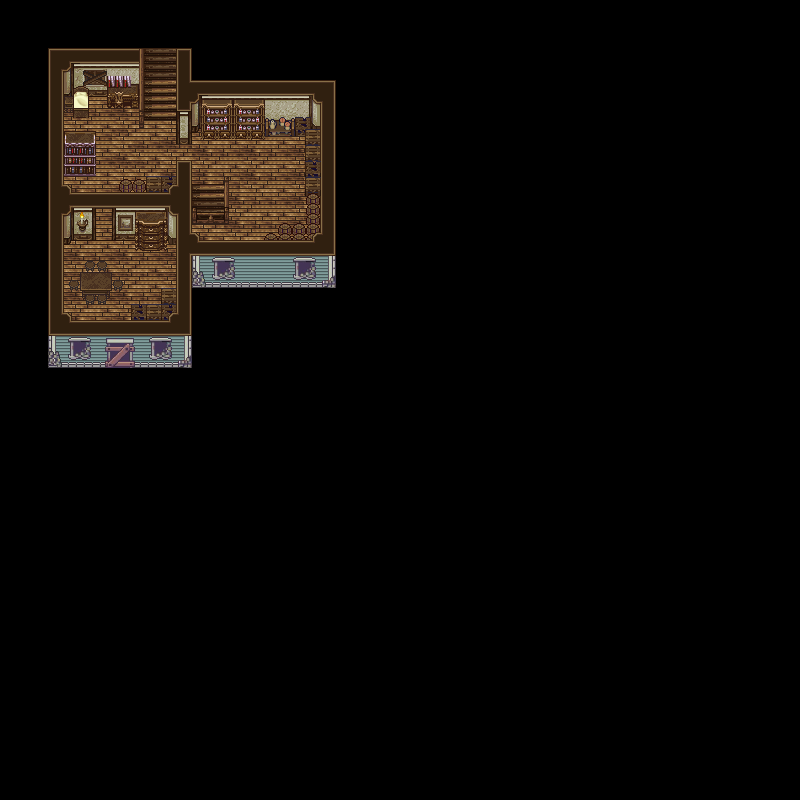

The image is a tile-based game level rendered from a .tmx file. Its description and source (layers, tilesets, objects; grid data summarised) follow:
An orthogonal 50x50 tile map with 16x16 px tiles, 3 tile layers (Vrstva dlaždic 1, Vrstva dlaždic 2, Vrstva dlaždic 3), 3 tilesets.

<map version="1.0" tiledversion="1.1.6" orientation="orthogonal" renderorder="right-down" width="50" height="50" tilewidth="16" tileheight="16" infinite="0" nextobjectid="1">
 <tileset firstgid="1" name="chrop-itm" tilewidth="16" tileheight="16" tilecount="2500" columns="50">
  <image source="chrop-itm.png" width="800" height="800" />
 </tileset>
 <tileset firstgid="2501" name="chyse-inner" tilewidth="16" tileheight="16" tilecount="3600" columns="60">
  <image source="chyse-inner.png" width="960" height="960" />
 </tileset>
 <tileset firstgid="6101" name="ch-chyse-p" tilewidth="16" tileheight="16" tilecount="2500" columns="50">
  <image source="ch-chyse-p.png" width="800" height="800" />
 </tileset>
 <layer name="Vrstva dlaždic 1" width="50" height="50">
  <data>[2500 cells, 235 non-empty, 173 distinct tile ids]</data>
 </layer>
 <layer name="Vrstva dlaždic 2" width="50" height="50">
  <data>[2500 cells, 255 non-empty, 250 distinct tile ids]</data>
 </layer>
 <layer name="Vrstva dlaždic 3" width="50" height="50">
  <data>[2500 cells, 37 non-empty, 36 distinct tile ids]</data>
 </layer>
</map>
